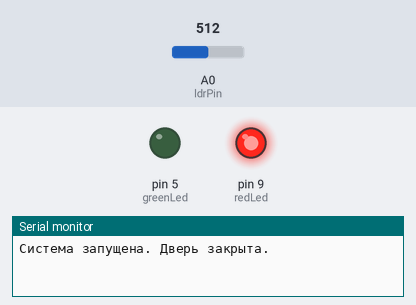
This sketch was run on a simulated Arduino Uno, built with avr-gcc and run on an emulated ATmega328P. On the bench: output pins drawn as LEDs (lit = HIGH), the last lines printed to the serial monitor. The inputs (shaded band) are chosen by the test bench; at power-on: A0 (ldrPin) = 512.

Above: at 1.2 s.
1.3 s: A0 (ldrPin) set to 523
At 1.6 s:
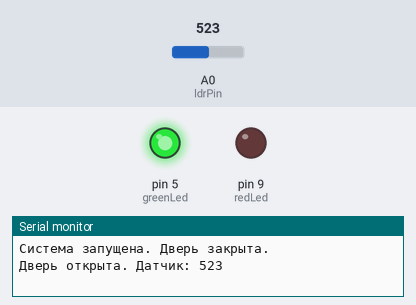
2.8 s: A0 (ldrPin) set to 511
At 5.1 s:
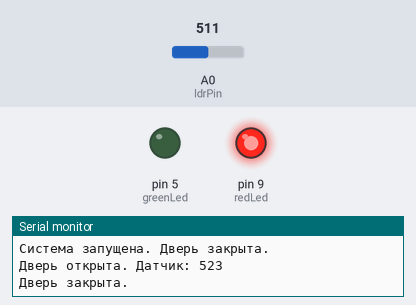
5.8 s: A0 (ldrPin) set to 716
At 6.3 s:
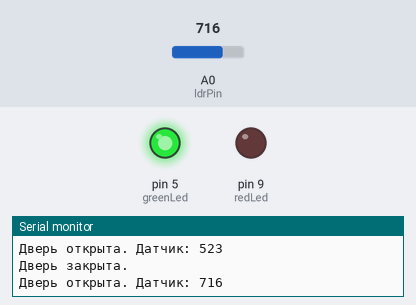
7.3 s: A0 (ldrPin) set to 502
At 9.8 s:
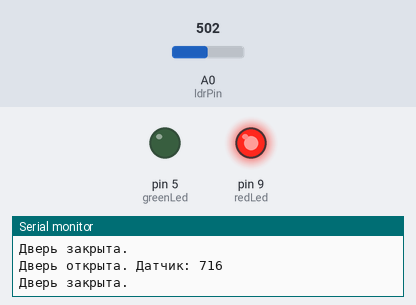
Timing chart, 0 to 11.3 s (numbered marks = the images above; inputs shaded):
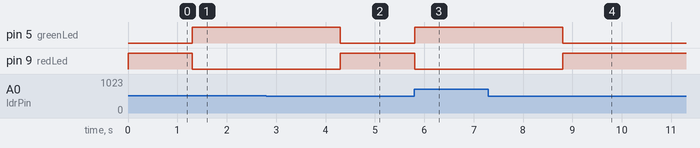

The sketch:

9.ino
```cpp
const int redLed = 9;
const int greenLed = 5;
const int ldrPin = A0;

void setup() {
  pinMode(redLed, OUTPUT);
  pinMode(greenLed, OUTPUT);
  pinMode(ldrPin, INPUT);

  Serial.begin(9600);

  digitalWrite(redLed, HIGH);
  digitalWrite(greenLed, LOW);
  Serial.println("Система запущена. Дверь закрыта.");
}

void loop() {
  int ldrValue = analogRead(ldrPin);

  if (ldrValue > 512) {
    digitalWrite(redLed, LOW);
    digitalWrite(greenLed, HIGH);
    Serial.print("Дверь открыта. Датчик: ");
    Serial.println(ldrValue);

    delay(3000);

    int checkValue = analogRead(ldrPin);

    while (checkValue > 512) {
      Serial.print("Дверь остается открытой. Датчик: ");
      Serial.println(checkValue);
      delay(1000);
      checkValue = analogRead(ldrPin);
    }

    digitalWrite(greenLed, LOW);
    digitalWrite(redLed, HIGH);
    Serial.println("Дверь закрыта.");
  }

  delay(100);
}
```

Measured:
- the behaviour switches between 512 and 513 on A0 (ldrPin) (found by bisection; images 0 and 1)
- after the input at 1.3 s, pin 5 (greenLed): LOW → HIGH at once; pin 9 (redLed): HIGH → LOW at once
- after the input at 2.8 s, pin 5 (greenLed): HIGH → LOW after 1.5 s; pin 9 (redLed): LOW → HIGH after 1.5 s
- after the input at 5.8 s, pin 5 (greenLed): LOW → HIGH at once; pin 9 (redLed): HIGH → LOW at once
- after the input at 7.3 s, pin 5 (greenLed): HIGH → LOW after 1.5 s; pin 9 (redLed): LOW → HIGH after 1.5 s
